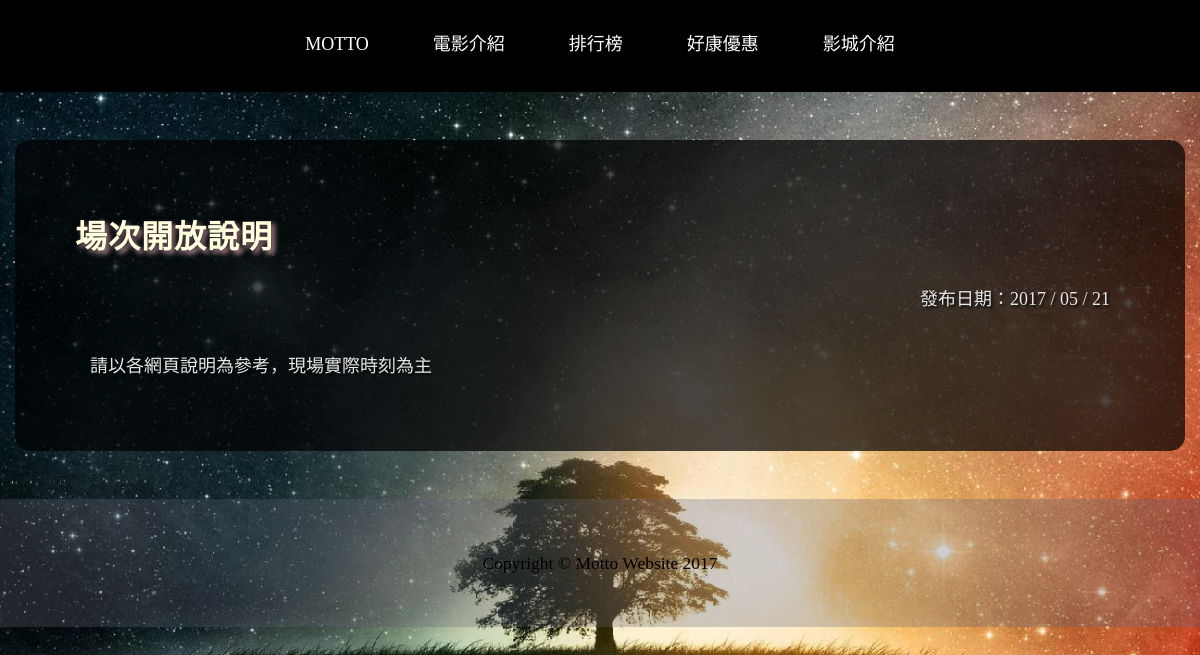
The page /news/1/ on the database its author committed.
### news_list/models.py (models this page shows, shortened)
class News(models.Model):
    title = models.CharField(max_length=30)
    context = models.TextField(default="無")
    timestamp = models.DateTimeField(auto_now_add=True, auto_now=False)
    class Meta:
        ordering = ["-timestamp"]

### news_list/views.py (the view)
# urls.py: url(r'^news/', include('news_list.urls')),
def news_list(request, news_id):
    try:
        news = News.objects.get(pk=news_id)
    except Movie.DoesNotExist:
        raise Http404("News does not exist")
    return render(request, 'news_list/news.html', {'news': news})

### finalapp/templates/news_list/news.html (shortened to what this page needs)
{% load staticfiles %}
<!DOCTYPE html>
<html lang="en">
<head>
    <link href="{% static 'css/bootstrap.min.css' %}" rel="stylesheet">
    <link href="{% static 'css/business-casual.css' %}" rel="stylesheet">
     <link href="{% static 'css/news.css' %}" rel="stylesheet">
    <link href="{% static 'css/inside.css' %}" rel="stylesheet">
</head>
<body style="font-family:微軟正黑體;">
     <nav   role="navigation" class="navbar  " style="background-color:rgba(1,1, 1, 1);">
        <div class="container">
            <div class="collapse navbar-collapse"   >
                 <ul class="nav navbar-nav" >
                    <li >
                       <div class="dropdown">
                                 <a href="/index/"><button class="dropbtn" style="color: black;">MOTTO</button></a>
                            </div>
                    </li>
                </ul>
            </div>
        </div>
    </nav>
    <nav   role="navigation" class="navbar navbar-default navbar-custom navbar-fixed-top">
        <div class="container">
            <div class="collapse navbar-collapse" id="bs-example-navbar-collapse-1"   >
                <ul class="nav navbar-nav" >
                    <li >
                       <div class="dropdown">
                                 <a href="/index/"><button class="dropbtn" >MOTTO</button></a>
                            </div>
                    </li>
                    <li>
                    <div class="dropdown">
                         <button class="dropbtn" >電影介紹</button>
                         </div>
                    </li>
                    <li>
                    <div class="dropdown">
                                 <button class="dropbtn">排行榜</button>
                            </div>
                    </li>
                     <li>
                     <div class="dropdown">
                                 <button class="dropbtn">好康優惠</button>
                            </div>
                    </li>
                     <li>
                     <div class="dropdown">
                                 <button class="dropbtn">影城介紹</button>
                            </div>
                    </li>
                </ul>
            </div>
        </div>
    </nav>
<div class="container" style="margin-top: 4%;background-color:rgba(0,0,0,0.7);  border-radius:15px;  padding: 5%; ">
        <div class="row" >
                <div class="col-lg-12 " >
                    <h1 id="textStyle1">{{ news.title }}</h1>
                    <br>
                    <div class="col-lg-12" >
                    <p id="textStyle2" align='right'>發布日期：{{ news.timestamp.date| date:"Y / m / d" }} <br><br></p>
                    <p id="textStyle2">{{ news.context }}</p>
              </div>
                </div>
                </div>
  </div>
    <footer style="background-color:rgba(100,100, 120, 0.3);margin-top: 4%;">
        <div class="container">
            <div class="row">
                <div class="col-lg-12 text-center" >
                    <p>Copyright &copy; Motto Website 2017</p>
                </div>
            </div>
        </div>
    </footer>
</body>
</html>

### finalapp/static/css/business-casual.css (style rules this page uses)
body { font-family: "Open Sans","Helvetica Neue",Helvetica,Arial,sans-serif; background: url('../img/bg.jpg') no-repeat center center fixed; -webkit-background-size: cover; -moz-background-size: cover; background-size: cover; -o-background-size: cover; }
h1, h2, h3, h4, h5, h6 { text-transform: uppercase; font-family: "Josefin Slab","Helvetica Neue",Helvetica,Arial,sans-serif; font-weight: 700; letter-spacing: 1px; }
p { font-size: 1.25em; line-height: 1.6; color: #000; }
.navbar-nav { text-transform: uppercase; font-weight: 400; letter-spacing: 3px; }
footer { background: #fff; background: rgba(255,255,255,0.9); }
footer p { margin: 0; padding: 50px 0; }
@media screen and (min-width:768px) { .navbar { border-radius: 0; } }
@media screen and (min-width:768px) { .navbar { min-height: 0; } }
@media screen and (min-width:768px) { .navbar-default { border: none; background: #fff; background: rgba(255,255,255,0.9); } }
@media screen and (min-width:768px) { .navbar-nav { display: table; float: none; margin: 0 auto; table-layout: fixed; font-size: 1.25em; } }

### finalapp/static/css/news.css (style rules this page uses)
#textStyle1 { color:lightyellow; font-family:微軟正黑體; text-shadow: 0em 0em 0.3em black,0.1em 0.1em 0.18em pink; font-weight: bold; font-size:xx-large; text-decoration:none; }
#textStyle2 { color:rgb(230,230,230); font-family:微軟正黑體; text-shadow: 0.1em 0.1em 0.18em black; text-decoration:none; font-size:large; }
.navbar { font-family:微軟正黑體; background-color:rgba(0,0, 0, 0.4); }
.dropbtn { margin: 16px; background-color:rgba(0,0, 0, 0); color: white; padding: 16px; font-size:large; border: none; cursor: pointer; }
.dropdown { position:relative; display: inline-block; }

### rows shown on the page
News: title "場次開放說明", timestamp "2017 / 05 / 21", context "請以各網頁說明為參考，現場實際時刻為主"
